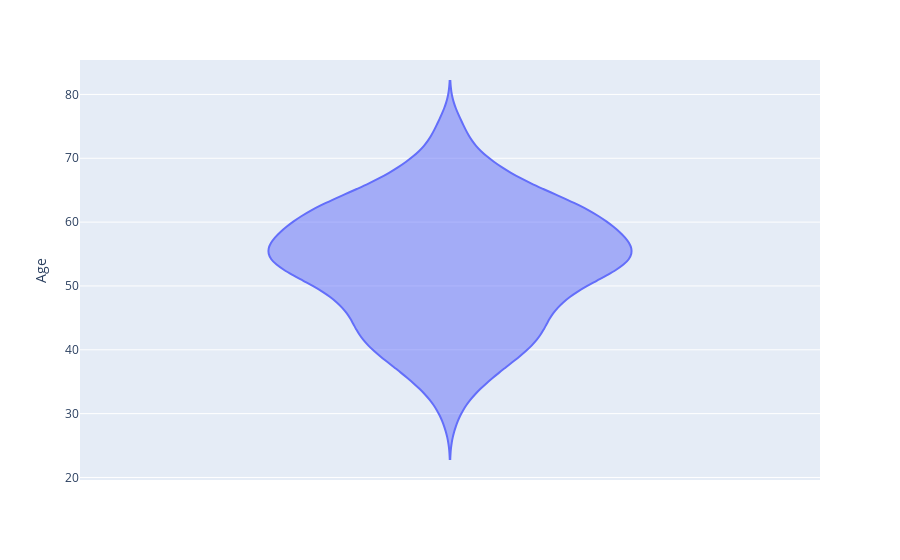

The notebook cell saved with this chart:
### Code cell
import plotly.express as px

fig = px.violin(data, y="Age")
fig.show()

### Figure 1 — Plotly figure (JSON) as saved in the notebook; plotly's stock layout.template omitted (floating-point values rounded to 4 significant figures; data arrays with more than 128 entries replaced by an {"elided": "..."} marker saying what was removed)
{"data": [{"alignmentgroup": "True", "box": {"visible": false}, "hovertemplate": "Age=%{y}<extra></extra>", "legendgroup": "", "marker": {"color": "#636efa"}, "name": "", "offsetgroup": "", "orientation": "v", "scalegroup": "True", "showlegend": false, "type": "violin", "x0": " ", "xaxis": "x", "y": {"elided": "918 int values"}, "y0": " ", "yaxis": "y"}], "layout": {"legend": {"tracegroupgap": 0}, "margin": {"t": 60}, "violinmode": "group", "xaxis": {"anchor": "y", "domain": [0, 1]}, "yaxis": {"anchor": "x", "domain": [0, 1], "title": {"text": "Age"}}}}
